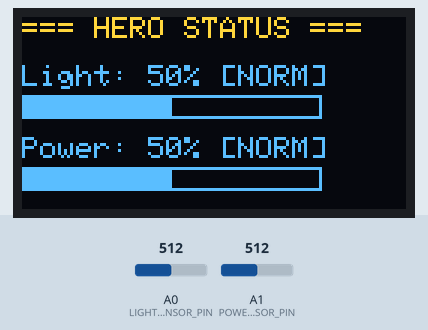
Bench run of a sketch on a simulated Arduino Uno, built with avr-gcc and run on an emulated ATmega328P. Shown: 128×64 one-colour display. The inputs (shaded band) are chosen by the test bench; at power-on: A0 (LIGHT_SENSOR_PIN) = 512, A1 (POWER_SENSOR_PIN) = 512. The OLED is the two-colour kind (top 16 rows yellow); what the sketch prints to the serial monitor is not drawn.

Above: at 2.2 s.
2.3 s: A0 (LIGHT_SENSOR_PIN) set to 765
At 3.2 s:
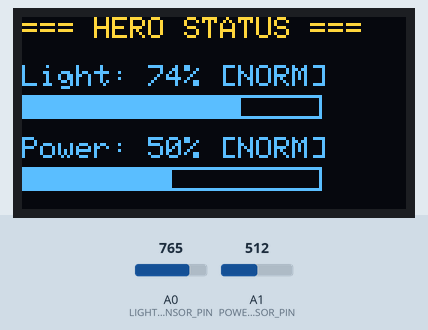
4.0 s: A0 (LIGHT_SENSOR_PIN) set to 788
At 4.6 s:
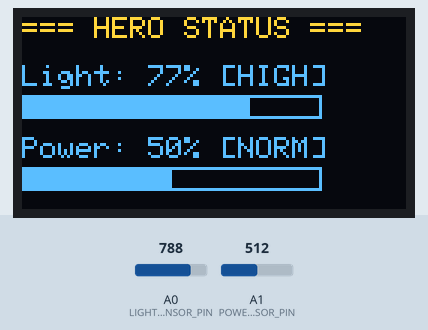
5.7 s: A1 (POWER_SENSOR_PIN) set to 771
At 7.1 s:
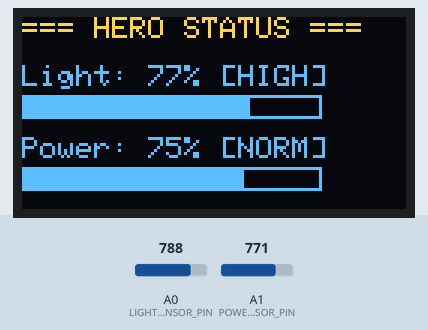
7.4 s: A1 (POWER_SENSOR_PIN) set to 788
At 8.7 s:
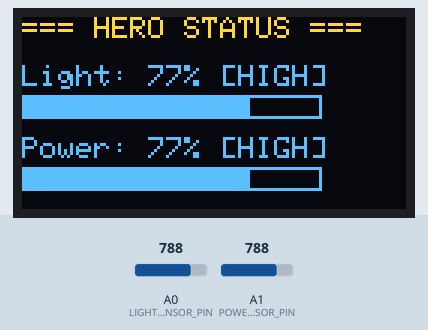
9.1 s: A0 (LIGHT_SENSOR_PIN) set to 122
At 10.1 s:
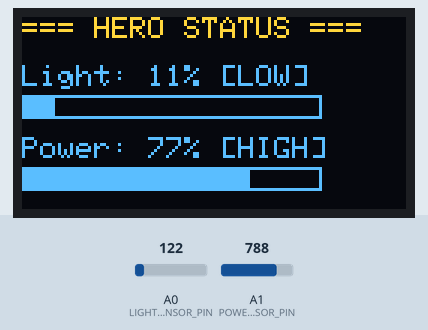
10.8 s: A1 (POWER_SENSOR_PIN) set to 716
At 11.5 s:
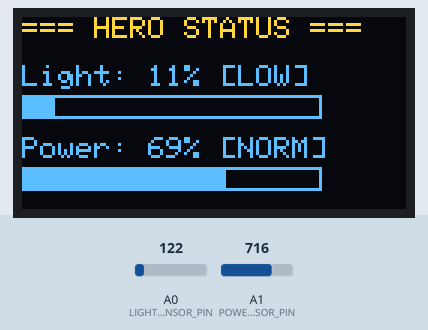
Timing chart, 0 to 13.5 s (numbered marks = the images above; inputs shaded):
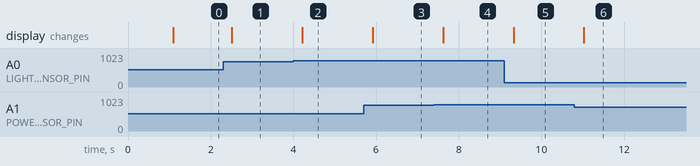

Measured:
- the behaviour switches between 777 and 778 on A0 (LIGHT_SENSOR_PIN) (found by bisection; images 1 and 2)
- the behaviour switches between 777 and 778 on A1 (POWER_SENSOR_PIN) (found by bisection; images 3 and 4)
- after the input at 2.3 s, the display: changes after 0.21 s (image 1)
- after the input at 4.0 s, the display: changes after 0.22 s (image 2)
- after the input at 5.7 s, the display: changes after 0.22 s (image 3)
- after the input at 7.4 s, the display: changes after 0.23 s (image 4)
- after the input at 9.1 s, the display: changes after 0.23 s (image 5)
- after the input at 10.8 s, the display: changes after 0.23 s (image 6)

The sketch:

Day18_Monitoring.ino
```cpp
/* ###########################################################
   ###   30 DAYS LOST IN SPACE - INVENTR.IO                 ###
   ###   DAY 18: MONITORING - System status dashboard       ###
   ###   Multi-sensor integration with real-time display    ###
   ###   Last Updated: 30-12-2024                           ###
   ########################################################### */

#include <Wire.h>
#include <Adafruit_GFX.h>
#include <Adafruit_SSD1306.h>

/* ###########################################################
   ###   1. Display Configuration                           ###
   ########################################################### */

#define SCREEN_WIDTH 128
#define SCREEN_HEIGHT 64
#define OLED_RESET -1
#define SCREEN_ADDRESS 0x3C

Adafruit_SSD1306 display(SCREEN_WIDTH, SCREEN_HEIGHT, &Wire, OLED_RESET);

/* ###########################################################
   ###   2. Pin Definitions                                 ###
   ########################################################### */

const int LIGHT_SENSOR_PIN = A0;
const int POWER_SENSOR_PIN = A1;

/* ###########################################################
   ###   3. Global Variables                                ###
   ########################################################### */

int lightLevel = 0;
int powerLevel = 0;

/* ###########################################################
   ###   4. Setup Function                                  ###
   ########################################################### */

void setup() {
  Serial.begin(9600);

  if (!display.begin(SSD1306_SWITCHCAPVCC, SCREEN_ADDRESS)) {
    Serial.println(F("SSD1306 allocation failed"));
    for (;;);
  }

  display.clearDisplay();
  display.setTextSize(1);
  display.setTextColor(SSD1306_WHITE);
  display.println(F("HERO Monitoring"));
  display.println(F("System Online"));
  display.display();

  delay(1000);
}

/* ###########################################################
   ###   5. Helper Functions                                ###
   ########################################################### */

void drawProgressBar(int x, int y, int width, int height, int value) {
  display.drawRect(x, y, width, height, SSD1306_WHITE);
  int fillWidth = map(value, 0, 100, 0, width - 2);
  display.fillRect(x + 1, y + 1, fillWidth, height - 2, SSD1306_WHITE);
}

String getStatus(int value) {
  if (value > 75) return "HIGH";
  if (value > 25) return "NORM";
  return "LOW";
}

/* ###########################################################
   ###   6. Main Loop                                       ###
   ########################################################### */

void loop() {
  // Read sensors
  lightLevel = map(analogRead(LIGHT_SENSOR_PIN), 0, 1023, 0, 100);
  powerLevel = map(analogRead(POWER_SENSOR_PIN), 0, 1023, 0, 100);

  // Update display
  display.clearDisplay();

  // Header
  display.setCursor(0, 0);
  display.setTextSize(1);
  display.println(F("=== HERO STATUS ==="));

  // Light sensor
  display.setCursor(0, 16);
  display.print(F("Light: "));
  display.print(lightLevel);
  display.print(F("% ["));
  display.print(getStatus(lightLevel));
  display.println(F("]"));
  drawProgressBar(0, 26, 100, 8, lightLevel);

  // Power level
  display.setCursor(0, 40);
  display.print(F("Power: "));
  display.print(powerLevel);
  display.print(F("% ["));
  display.print(getStatus(powerLevel));
  display.println(F("]"));
  drawProgressBar(0, 50, 100, 8, powerLevel);

  display.display();

  // Serial output
  Serial.print("Light: ");
  Serial.print(lightLevel);
  Serial.print("% | Power: ");
  Serial.print(powerLevel);
  Serial.println("%");

  delay(250);
}

/* ###########################################################
   ###           END OF DAY 18 - MONITORING                 ###
   ########################################################### */
```
